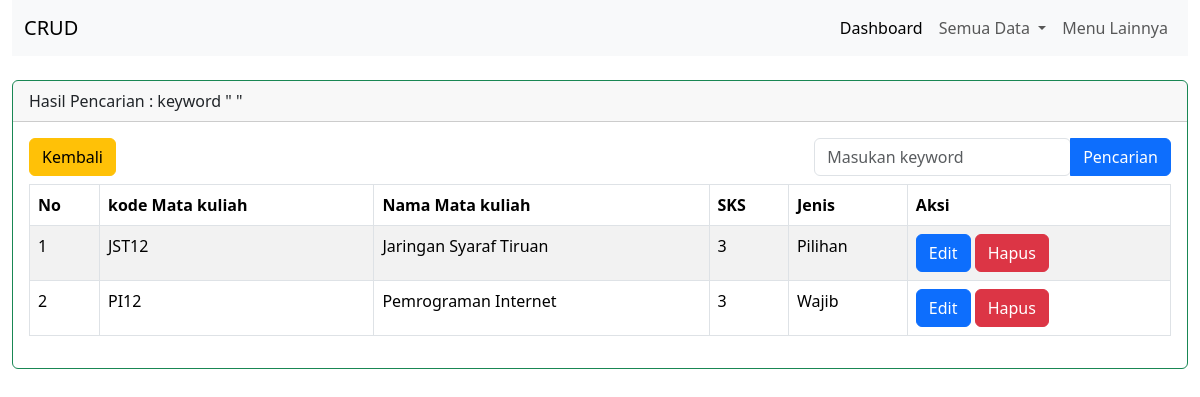
The page /matakuliah/cari_matakuliah.php on the database its author committed.
### tables this page shows
CREATE TABLE `tbl_matakuliah` (
  `kode_matakuliah` varchar(10) NOT NULL,
  `nama_matakuliah` varchar(35) NOT NULL,
  `sks` int(11) NOT NULL,
  `jenis` varchar(15) NOT NULL
);

### matakuliah/cari_matakuliah.php (the view, shortened to what this page needs)
<?php
include "../config/koneksi.php";
$i = 0;
$keyword = mysqli_real_escape_string($koneksi, $_GET['keyword']);
$tampil = mysqli_query($koneksi, "SELECT * FROM tbl_matakuliah
WHERE nama_matakuliah LIKE '%$keyword%' OR
      kode_matakuliah LIKE '%$keyword%' OR
      jenis LIKE '%$keyword%'");
?>
<!DOCTYPE html>
<html lang="en">
<head>
    <link href="../bootstrap-5.3.2-dist/css/bootstrap.min.css" rel="stylesheet">
</head>
<body>
    <div class="container-fluid">
        <div class="row">
            <div class="col-md-12 mb-4">
                <?php include "menu_matakuliah.php"; ?>
            </div>
        </div>
        <div class="card border-success mb-3">
            <div class="card-header">Hasil Pencarian : keyword
                "<b>
                </b>"</div>
            <div class="card-body text-success">
                <div class="row">
                    <div class="col-md-6 mb-2 ">
                        <a href='../tampil_matakuliah.php' class='btn btn-warning'> Kembali</a>
                    </div>
                    <div class="col-md-6 ">
                        <form action="cari_matakuliah.php" method="GET">
                            <div class="btn-group float-end" role="group">
                                <input type="text" name="keyword" class="form-control" placeholder="Masukan keyword">
                                <button type="button" class="btn btn-primary">Pencarian</button>
                            </div>
                        </form>
                    </div>
                </div>
                <div class="row">
                    <div class="col-md-12">
                        <table class="table table-bordered table-striped table-hover">
                            <thead>
                                <tr>
                                    <th>No</th>
                                    <th>kode Mata kuliah</th>
                                    <th>Nama Mata kuliah</th>
                                    <th>SKS</th>
                                    <th>Jenis </th>
                                    <th>Aksi</th>
                                </tr>
                            </thead>
                            <?php
                            while ($data = mysqli_fetch_array($tampil)) {
                                $i++;
                                ?>
                                <tr>
                                    <td>
                                        <?= $i ?>
                                    </td>
                                    <td>
                                        <?= $data['kode_matakuliah'] ?>
                                    </td>
                                    <td>
                                        <?= $data['nama_matakuliah'] ?>
                                    </td>
                                    <td>
                                        <?= $data['sks'] ?>
                                    </td>
                                    <td>
                                        <?= $data['jenis'] ?>
                                    </td>
                                    <td>
                                        <a href="edit_matakuliah.php?nim=<?= $data['nim'] ?>" class='btn btn-primary'>Edit</a>
                                        <a href="delete_matakuliah.php?nim=<?= $data['nim'] ?>" class='btn btn-danger' onclick="return confirm('Apakah anda yakin ingin menghapus ini ?')">Hapus</a>
                                    </td>
                                </tr>
                                <?php
                            }
                            ?>
                        </table>
                    </div>
                </div>
            </div>
        </div>
    </div>
</body>
</html>

### rows shown on the page
tbl_matakuliah: kode_matakuliah "JST12", nama_matakuliah "Jaringan Syaraf Tiruan", sks "3", jenis "Pilihan"
tbl_matakuliah: kode_matakuliah "PI12", nama_matakuliah "Pemrograman Internet", sks "3", jenis "Wajib"
